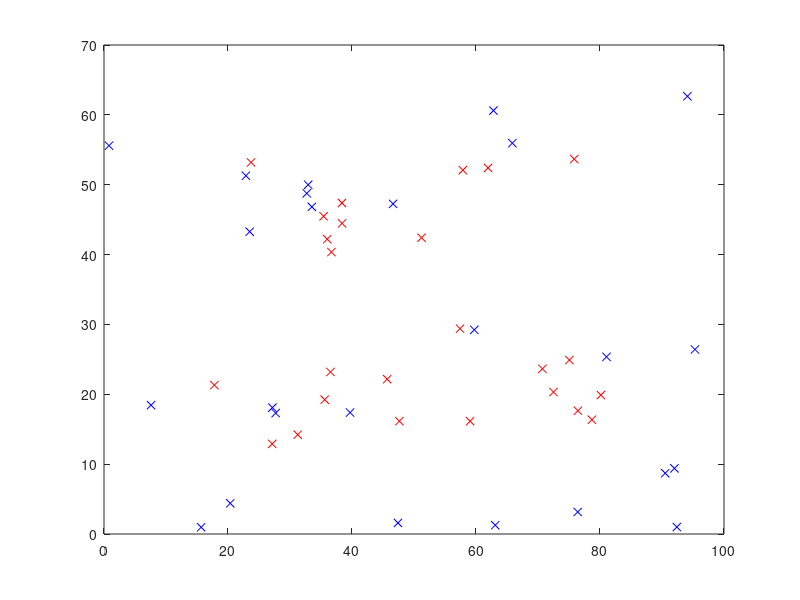

The MATLAB source for this figure:
% lab 5 
% ćwiczenie 1 wersja 2

clear all; close all; clc;

numberOfPeople = 25;
sizeX = 104; sizeY = 68;

Pt = 100; % [mW] power transmited

people    = zeros([numberOfPeople, 2]);
people_v2 = zeros([numberOfPeople, 2]);

r = zeros([2, 1]);
sum = 0;

for i = 1:numberOfPeople
    people(i,1) = rand()*sizeX;
    people(i,2) = rand()*sizeY;
    
    d1 = sqrt((people(i,1) - 0)^2     + (people(i,2) - 0)^2);
    d2 = sqrt((people(i,1) - sizeX)^2 + (people(i,2) - 0)^2);
    d3 = sqrt((people(i,1) - 0)^2     + (people(i,2) - sizeY)^2);
    d4 = sqrt((people(i,1) - sizeX)^2 + (people(i,2) - sizeY)^2);

    pathloss1 = 53 + 20 * log10(d1) + 0.5 * randn();
    pathloss2 = 53 + 20 * log10(d2) + 0.5 * randn();
    pathloss3 = 53 + 20 * log10(d3) + 0.5 * randn();
    pathloss4 = 53 + 20 * log10(d4) + 0.5 * randn();

    d1_v2 = 10^((pathloss1 - 45) / 25); 
    d2_v2 = 10^((pathloss2 - 45) / 25); 
    d3_v2 = 10^((pathloss3 - 45) / 25); 
    d4_v2 = 10^((pathloss4 - 45) / 25); 

    A = [
         [sizeX, 0];
         [0    , sizeY];
         [sizeX, sizeY];
        ];

    b = 1/2 *[
         d1_v2^2 - d2_v2^2 + sizeX^2 + 0^2;    
         d1_v2^2 - d3_v2^2 + 0^2     + sizeY^2;
         d1_v2^2 - d4_v2^2 + sizeX^2 + sizeY^2;
        ];

    r = inv(transpose(A) * A) * transpose(A) * b;

    people_v2(i,1) = r(1,1);
    people_v2(i,2) = r(2,1);

    dist = sqrt((people(i,1) - people_v2(i,1))^2 + (people(i,2) - people_v2(i,2))^2);
    sum = dist + sum;
end

err = sum / numberOfPeople,

plot(people(:,1), people(:,2), 'bx');
hold on;
plot(people_v2(:,1), people_v2(:,2), 'rx');